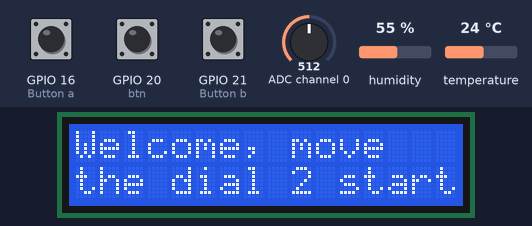
This program was run on a simulated Raspberry Pi (BCM pin numbers). On the bench: 16×2 character LCD. The test bench sets the inputs (shaded band); at power-on: GPIO 16 (Button a) HIGH, GPIO 20 (btn) HIGH, GPIO 21 (Button b) HIGH, ADC channel 0 = 512, humidity 55 %, temperature 24 °C (analog values on the 0–1023 scale). Library files of the repository ran but are not shown: dht11_library.py, I2C_LCD_Driver.py.

Above: at 1.5 s.
1.6 s: GPIO 16 (Button a) pulled LOW for 3 s
At 3.0 s:
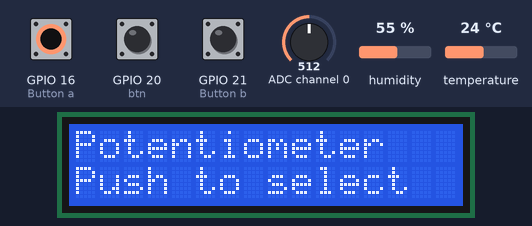
6.8 s: GPIO 20 (btn) pulled LOW for 3 s
At 7.3 s:
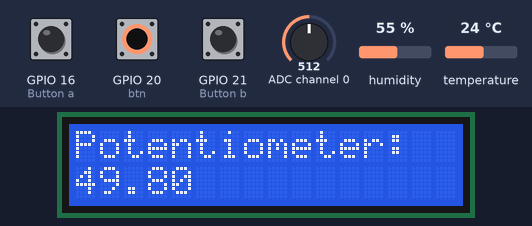
12.0 s: GPIO 20 (btn) pulsed LOW 5 times (0.12 s each, 0.3 s apart)
At 12.68 s:
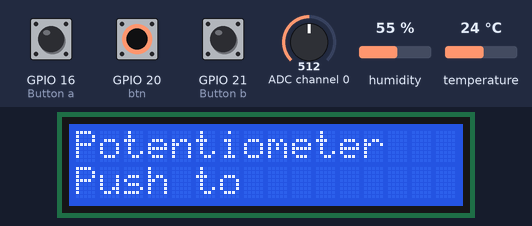
17.2 s: GPIO 16 (Button a) pulled LOW for 3 s
At 17.9 s:
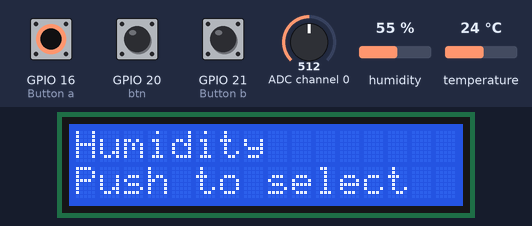
22.4 s: GPIO 20 (btn) pulled LOW for 3 s
At 23.1 s:
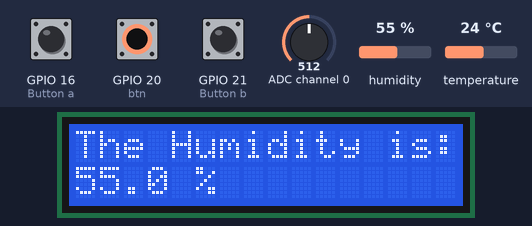
Timing chart, 0 to 25.4 s (numbered marks = the images above; inputs shaded):
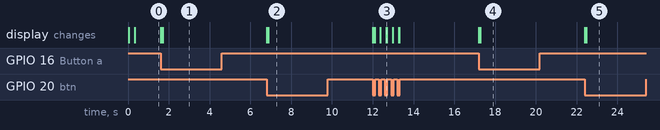

Measured:
- after the input at 1.6 s, the display: first changes at once (image 1 shows a later state)
- after the input at 6.8 s, the display: first changes at once (image 2 shows a later state)
- after the input at 12.0 s, the display: first changes at once (image 3 shows a later state)
- after the input at 17.2 s, the display: first changes at once (image 4 shows a later state)
- after the input at 22.4 s, the display: first changes at once (image 5 shows a later state)

The program:

prob5.py
```python
import RPi.GPIO as GPIO
import dht11_library as dht11
import smbus
from gpiozero import Button
import I2C_LCD_Driver
from time import sleep

# initialize GPIO
GPIO.setwarnings(False)
GPIO.setmode(GPIO.BCM)
GPIO.cleanup()

lcd = True
#set up lcd object if it is not present then it does not crash the program
try:
    mylcd = I2C_LCD_Driver.lcd()
except:
    lcd = False

#set up the object for the rotary encoder
a = Button(16, pull_up=True)
b = Button(21, pull_up=True)
btn = Button(20, pull_up=True)

# read data using pin 14

#object for the ADC
mybus = smbus.SMBus(1)

#the menues array is for displaying the top menues of temp/humidity/potentiometer. the user must select from these
menues = [["Temperature","Push to select"],["Humidity","Push to select"],["Potentiometer","Push to select"]]
#the following variable is used for determining what the user selected from the menues page
#it starts at -1 because of the starting screen, if it were not then when the user moved the dial
#it would skip the first menu to show the user
menues_page = -1
sub_menu = 0 #a flag for determining if the program is in a sub menu or in a top menu
def pressed():
    global menues_page #sets the menues_page as a global variable
    if b.value == 1: #determines if the rotarty encoder is turning clockwise
        if sub_menu == 0: #ill only chage the
            menues_page += 1
            if menues_page == (len(menues)):
                menues_page = 0
            mylcd.lcd_clear()
            mylcd.lcd_display_string(string=menues[menues_page][0])
            mylcd.lcd_display_string(string=menues[menues_page][1], line=2)

    elif b.value == 0: #determies if the rotarty encoder is turning counter-clockwise
        if sub_menu == 0:
            menues_page -= 1
            if menues_page == -1 or menues_page == -2:
                menues_page = len(menues)-1
            mylcd.lcd_clear()
            mylcd.lcd_display_string(string=menues[menues_page][0])
            mylcd.lcd_display_string(string=menues[menues_page][1], line=2)

def button():
    global sub_menu
    sub_menu += 1
    if sub_menu == 1 and menues_page == 0:
        po = "The Temp is:"
        po2 = "%-3.1f C" % result.temperature
        mylcd.lcd_clear()
        mylcd.lcd_display_string(string=po)
        mylcd.lcd_display_string(string=po2, line=2)
    elif sub_menu == 1 and menues_page == 1:
        po = "The Humidity is:"
        po2 = "%-3.1f %%" % result.humidity
        mylcd.lcd_clear()
        mylcd.lcd_display_string(string=po)
        mylcd.lcd_display_string(string=po2, line=2)
    elif sub_menu == 1 and menues_page == 2:
        po = "Potentiometer:"
        po2 = "%.2f " %percent
        mylcd.lcd_clear()
        mylcd.lcd_display_string(string=po)
        mylcd.lcd_display_string(string=po2, line=2)
    elif sub_menu == 2:
        sub_menu = 0
        mylcd.lcd_clear()
        mylcd.lcd_display_string(string=menues[menues_page][0])
        mylcd.lcd_display_string(string=menues[menues_page][1], line=2)

#callbacks for the rotary encoder
a.when_pressed = pressed
btn.when_pressed = button

if lcd:#this if statement is to prevent the program from crashing
    #starting screen for lcd
    mylcd.lcd_clear()
    greeting = ["Welcome, move","the dial 2 start"]
    mylcd.lcd_display_string(string=greeting[0])
    mylcd.lcd_display_string(string=greeting[1], line=2)

#main function and while loop
def main():
    while True:
        global result #global variable for the temp/humidity result
        global percent #global variable for the potentiometer result

        #sets up and reads temp/humidity from the DHT11
        temp_sensor = dht11.DHT11(pin = 25)
        result = temp_sensor.read()

        if result.is_valid():
            pass
        else:
            result = temp_sensor.read()

        #writes to the ADC the I2C address and the value calculated in lab
        mybus.write_byte(0x4b, 0x84)
        sleep(0.1)
        #reads from the ADC
        to_print = mybus.read_byte(0x4b)
        #the following calculates and prints the percentage value of the rotation of the potentiometer
        percent = 100*(to_print/255)

        #sleeps the main loop, this is done so data is not taken constantly
        sleep(4)

if __name__ == '__main__':
    try:
        main()
    except KeyboardInterrupt:
        #this is for cleaning up the screen before exiting the program
        mylcd.lcd_clear()
        goodbye = ["Thank you!","Have a Good Day!"]
        mylcd.lcd_display_string(string=goodbye[0],pos=int(((16/2)-(len(goodbye[0])/2))))
        mylcd.lcd_display_string(string=goodbye[1], line=2)
        sleep(3) #sleeps so that the message will be displayed before being cleared
        mylcd.lcd_clear()
        print("\nprogram exiting!")
```
